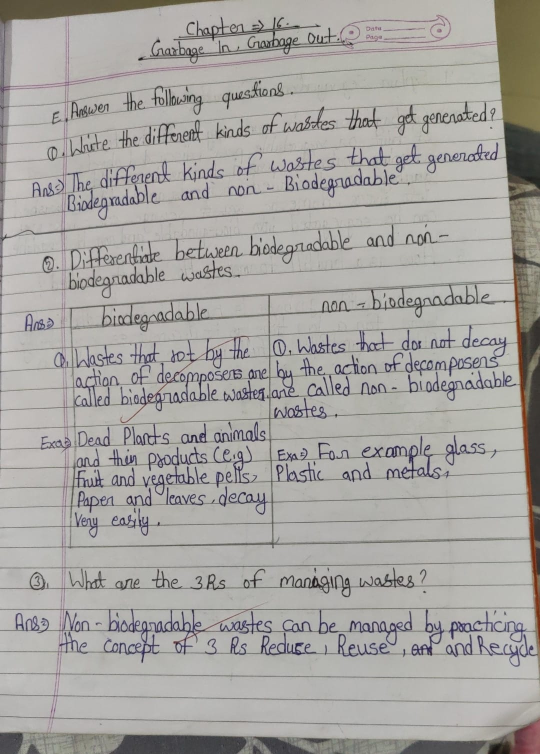
#> input picture Imgs/sample 1.jpeg, 1080 x 1508 px (shown at 1/2 size); its folder holds 4 pictures in this run
$ jupyter execute --allow-errors ErrorFinder.ipynb
#> lines starting #> are read from the running program, lines starting #| are printed output that depends on the picture; after the words box and inside, x2 and y2 are one past the last pixel; in counts of white or black regions, pixels touching at a corner belong together
[cell 1]
import os
import numpy as np
import cv2
import pytesseract
from matplotlib import pyplot as plt
import easyocr
import pandas as pd

[cell 2]
folderPath = os.getcwd() + '/Imgs'

[cell 3]
os.listdir(folderPath)

[cell 4]
# [73 lines left out: functions crop_image, change_perspective, preprocess_image, not called in this run]

[cell 5]
# [27 lines left out: function preprocess_image, not called in this run]

[cell 6]
from PIL import Image
import pytesseract

# Path to your image file
image_path = '/home/wesee/Desktop/Anuj/Kaggle_competition/SpellError/SpellError/output.png'

# Open the image file
#> (the rest of this cell did not finish here and is left out)

[cell 7]
from PIL import Image, ImageEnhance, ImageFilter
import pytesseract

def preprocess_image(image_path):
    # Open the image file
    img = Image.open(image_path)

    # Convert to grayscale
    img = img.convert('L')

    # Enhance contrast
    enhancer = ImageEnhance.Contrast(img)
    img = enhancer.enhance(2)

    # Filter to reduce noise
    img = img.filter(ImageFilter.MedianFilter())

    # Save the processed image temporarily
    processed_image_path = 'processed_image.png'
    img.save(processed_image_path)

    return processed_image_path

# Path to your image file
image_path = '/home/wesee/Desktop/Anuj/Kaggle_competition/SpellError/SpellError/output.png'

# Preprocess the image
#> (the rest of this cell did not finish here and is left out)

[cell 8]
# img = os.listdir(folderPath)[1]
img = '/home/wesee/Desktop/Anuj/Kaggle_competition/SpellError/SpellError/output.png'
# img = preprocess_image(img)
#> (the rest of this cell did not finish here and is left out)

#> (a cell that did not finish here is left out)

[cell 10]
import cv2
import numpy as np

def preprocess_image(image_path):
    # Load the image
#> called with image_path = 'Imgs/sample 1.jpeg'
    image = cv2.imread(image_path)
#> image is the input picture: shape (1508, 1080, 3); mean B, G, R 161.3, 164.6, 167

    # Convert to grayscale
    image = cv2.cvtColor(image, cv2.COLOR_BGR2GRAY)
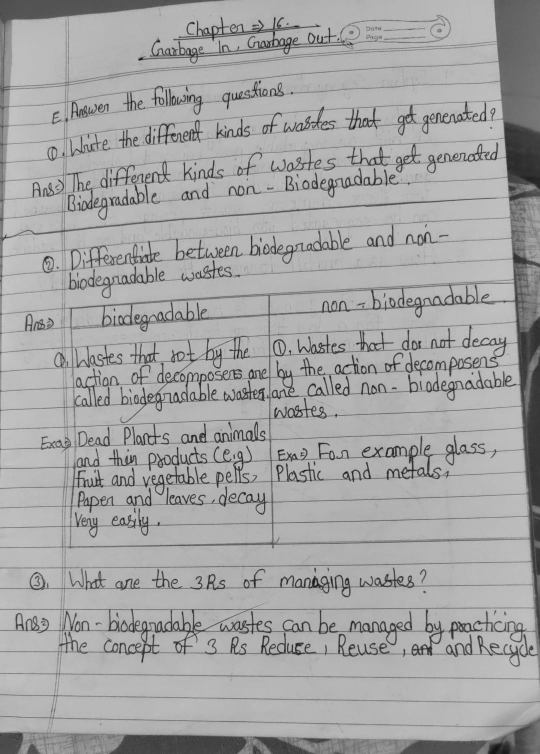
#> image: shape (1508, 1080) (shown at 1/2 size); min 11, max 207, mean 165

    # Image Enhancement: Adjust brightness and contrast
    image = cv2.convertScaleAbs(image, alpha=1.5, beta=20)
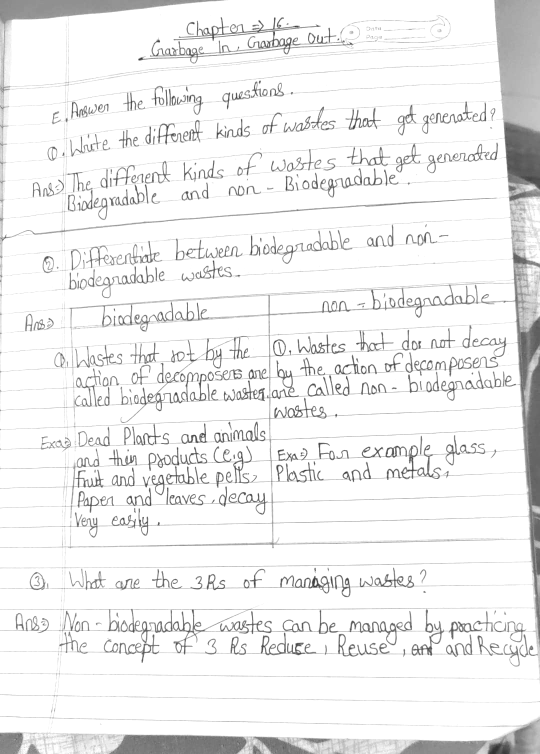
#> image: shape (1508, 1080) (shown at 1/2 size); min 36, max 255, mean 239.1

    # Noise Removal: Apply Gaussian blur
    image = cv2.GaussianBlur(image, (5, 5), 0)

    # Binarization: Apply adaptive thresholding
    image = cv2.adaptiveThreshold(image, 255, cv2.ADAPTIVE_THRESH_GAUSSIAN_C, cv2.THRESH_BINARY_INV, 11, 2)
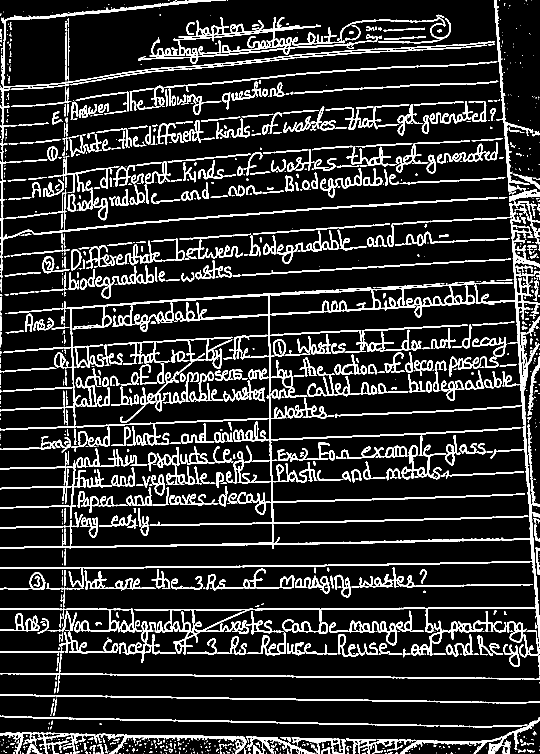
#> image: shape (1508, 1080) (shown at 1/2 size); 14.7% white; 1246 white regions (664 under 20 px), largest, box (x1, y1, x2, y2) and area: (0, 402, 1080, 1312) 44401, (276, 34, 755, 128) 6118, (268, 1214, 1070, 1309) 5980

    # Deskewing: Detect lines and correct skew
    edges = cv2.Canny(image, 50, 150, apertureSize=3)
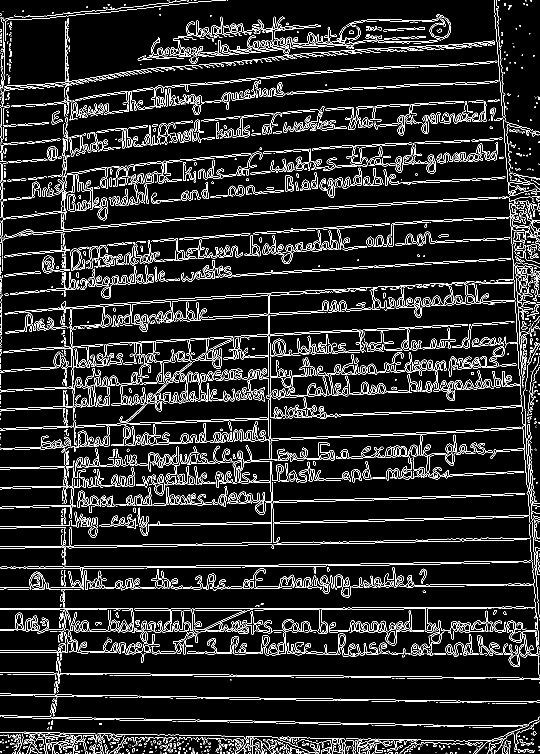
#> edges: shape (1508, 1080) (shown at 1/2 size); 9.1% white in thin lines or dots
    lines = cv2.HoughLinesP(edges, 1, np.pi/180, 100, minLineLength=100, maxLineGap=10)
#> lines = 403 rows, first 6: [832, 1079, 1005, 1076], [328, 680, 548, 668], [296, 1051, 504, 1048], [694, 663, 1010, 647], [438, 1090, 551, 1089], [230, 1394, 515, 1398]

    # [19 lines of commented-out code are left out]

    return image

# Example usage
img = os.path.join(folderPath,os.listdir(folderPath)[1])
# img = cv2.imread(os.path.join(folderPath, img))
preprocessed_image = preprocess_image(img)
plt.imshow(preprocessed_image, cmap='gray')
plt.title("Original Image")
plt.axis('off')
plt.show()

#> (the rest of this cell did not finish here and is left out)

[cell 11]
from transformers import TrOCRProcessor, VisionEncoderDecoderModel

import requests

from PIL import Image

#> (a cell that did not finish here is left out)

[cell 13]
image = cv2.imread(os.path.join(folderPath,os.listdir(folderPath)[0]))
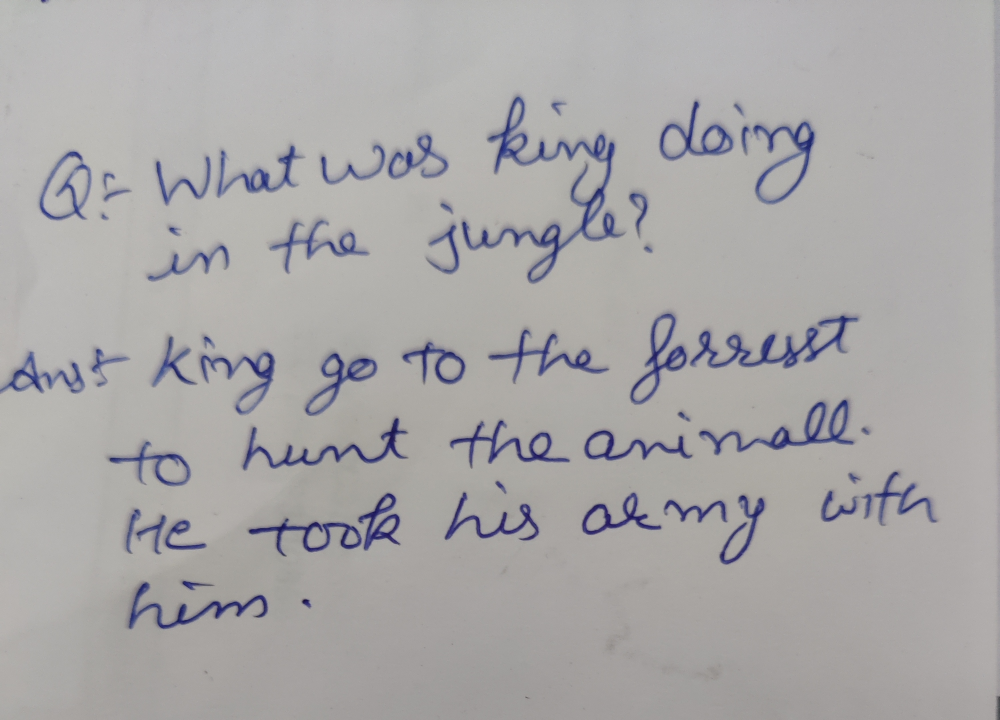
#> input picture Imgs/samlpe 7.jpg, 3000 x 2159 px (shown at 1/3 size)
#> image is the input picture: shape (2159, 3000, 3); mean B, G, R 167.8, 167.2, 169

[cell 14]
plt.imshow(image)

#> (a cell that did not finish here is left out)

#> (a cell that did not finish here is left out)

[cell 17]
from deskew import determine_skew

[cell 18]
import math
from typing import Tuple, Union

import cv2
import numpy as np

from deskew import determine_skew


# [13 lines left out: function rotate, not called in this run]

image = cv2.imread(os.path.join(folderPath,os.listdir(folderPath)[0]))
grayscale = cv2.cvtColor(image, cv2.COLOR_BGR2GRAY)
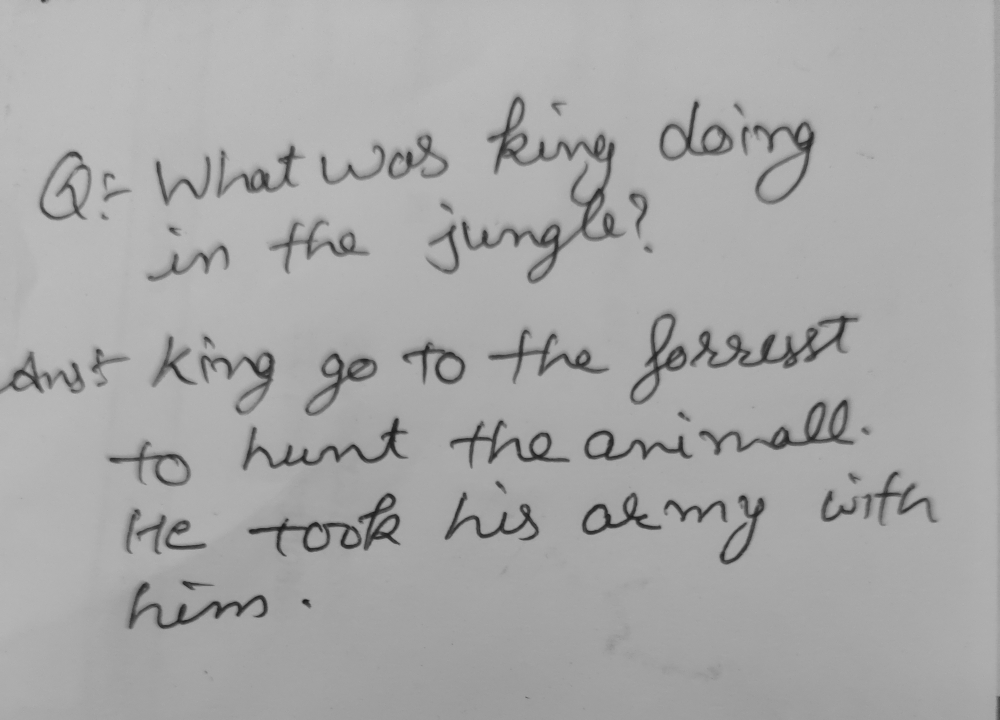
#> grayscale: shape (2159, 3000) (shown at 1/3 size); min 5, max 199, mean 167.8
#> (the rest of this cell did not finish here and is left out)
